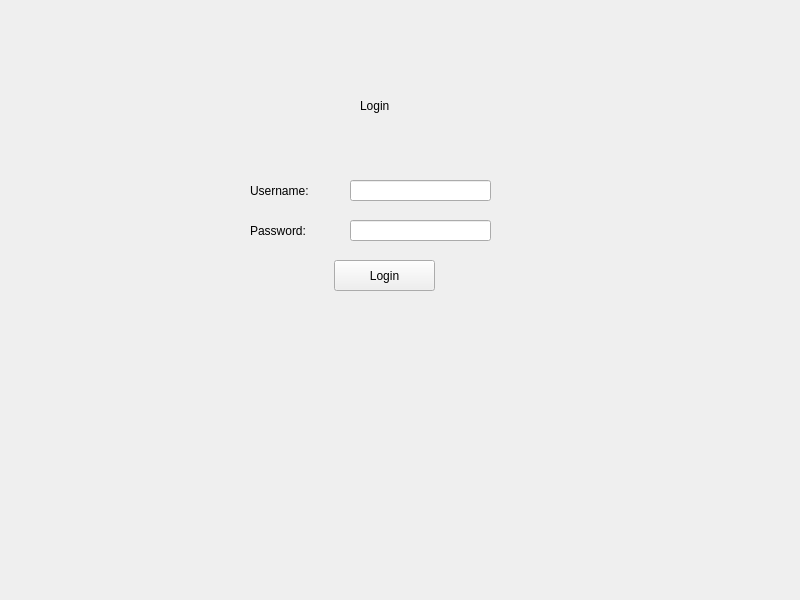
<?xml version="1.0" encoding="UTF-8"?>
<ui version="4.0">
 <class>Login</class>
 <widget class="QMainWindow" name="Login">
  <property name="windowModality">
   <enum>Qt::NonModal</enum>
  </property>
  <property name="geometry">
   <rect>
    <x>0</x>
    <y>0</y>
    <width>800</width>
    <height>600</height>
   </rect>
  </property>
  <property name="windowTitle">
   <string>Login</string>
  </property>
  <widget class="QWidget" name="centralwidget">
   <widget class="QWidget" name="widget" native="true">
    <property name="geometry">
     <rect>
      <x>150</x>
      <y>70</y>
      <width>481</width>
      <height>281</height>
     </rect>
    </property>
    <widget class="QLabel" name="label">
     <property name="geometry">
      <rect>
       <x>210</x>
       <y>10</y>
       <width>71</width>
       <height>51</height>
      </rect>
     </property>
     <property name="styleSheet">
      <string notr="true">font: 14pt &quot;MS Shell Dlg 2&quot;;</string>
     </property>
     <property name="text">
      <string>Login </string>
     </property>
    </widget>
    <widget class="QWidget" name="widget_2" native="true">
     <property name="geometry">
      <rect>
       <x>80</x>
       <y>80</y>
       <width>321</width>
       <height>111</height>
      </rect>
     </property>
     <widget class="QWidget" name="widget_4" native="true">
      <property name="geometry">
       <rect>
        <x>10</x>
        <y>10</y>
        <width>301</width>
        <height>51</height>
       </rect>
      </property>
      <widget class="QLabel" name="label_2">
       <property name="geometry">
        <rect>
         <x>10</x>
         <y>20</y>
         <width>81</width>
         <height>21</height>
        </rect>
       </property>
       <property name="styleSheet">
        <string notr="true">font: 10pt &quot;MS Shell Dlg 2&quot;;</string>
       </property>
       <property name="text">
        <string>Username:</string>
       </property>
      </widget>
      <widget class="QLineEdit" name="username">
       <property name="geometry">
        <rect>
         <x>110</x>
         <y>20</y>
         <width>141</width>
         <height>21</height>
        </rect>
       </property>
      </widget>
     </widget>
     <widget class="QWidget" name="widget_5" native="true">
      <property name="geometry">
       <rect>
        <x>10</x>
        <y>60</y>
        <width>301</width>
        <height>41</height>
       </rect>
      </property>
      <widget class="QLabel" name="label_3">
       <property name="geometry">
        <rect>
         <x>10</x>
         <y>10</y>
         <width>81</width>
         <height>21</height>
        </rect>
       </property>
       <property name="styleSheet">
        <string notr="true">font: 10pt &quot;MS Shell Dlg 2&quot;;</string>
       </property>
       <property name="text">
        <string>Password:</string>
       </property>
      </widget>
      <widget class="QLineEdit" name="password">
       <property name="geometry">
        <rect>
         <x>110</x>
         <y>10</y>
         <width>141</width>
         <height>21</height>
        </rect>
       </property>
      </widget>
     </widget>
    </widget>
    <widget class="QWidget" name="widget_3" native="true">
     <property name="geometry">
      <rect>
       <x>80</x>
       <y>190</y>
       <width>321</width>
       <height>41</height>
      </rect>
     </property>
     <widget class="QPushButton" name="login">
      <property name="geometry">
       <rect>
        <x>104</x>
        <y>0</y>
        <width>101</width>
        <height>31</height>
       </rect>
      </property>
      <property name="styleSheet">
       <string notr="true">font: 10pt &quot;MS Shell Dlg 2&quot;;</string>
      </property>
      <property name="text">
       <string>Login</string>
      </property>
      <property name="icon">
       <iconset resource="resources.qrc">
        <normaloff>:/icons/icons/log-in.svg</normaloff>:/icons/icons/log-in.svg</iconset>
      </property>
     </widget>
    </widget>
   </widget>
  </widget>
 </widget>
 <resources>
  <include location="resources.qrc"/>
 </resources>
 <connections/>
</ui>
